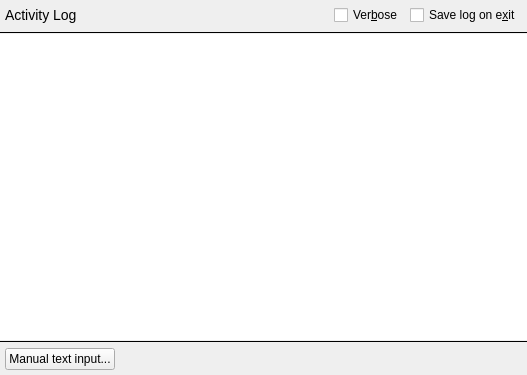
<?xml version="1.0" encoding="UTF-8"?>
<ui version="4.0">
 <class>LogsBase</class>
 <widget class="QWidget" name="LogsBase">
  <property name="geometry">
   <rect>
    <x>0</x>
    <y>0</y>
    <width>527</width>
    <height>375</height>
   </rect>
  </property>
  <layout class="QGridLayout">
   <property name="margin">
    <number>0</number>
   </property>
   <property name="spacing">
    <number>0</number>
   </property>
   <item row="0" column="0">
    <layout class="QGridLayout">
     <property name="margin">
      <number>5</number>
     </property>
     <item row="0" column="1">
      <spacer name="spacer14_2">
       <property name="orientation">
        <enum>Qt::Horizontal</enum>
       </property>
       <property name="sizeType">
        <enum>QSizePolicy::Expanding</enum>
       </property>
       <property name="sizeHint" stdset="0">
        <size>
         <width>66</width>
         <height>21</height>
        </size>
       </property>
      </spacer>
     </item>
     <item row="0" column="3">
      <widget class="QCheckBox" name="verboseLog">
       <property name="text">
        <string>Ver&amp;bose</string>
       </property>
       <property name="checked">
        <bool>false</bool>
       </property>
      </widget>
     </item>
     <item row="0" column="4">
      <widget class="QCheckBox" name="saveLog">
       <property name="text">
        <string>Save log on e&amp;xit</string>
       </property>
       <property name="checked">
        <bool>false</bool>
       </property>
      </widget>
     </item>
     <item row="0" column="0">
      <widget class="QLabel" name="textLabel1">
       <property name="minimumSize">
        <size>
         <width>200</width>
         <height>0</height>
        </size>
       </property>
       <property name="text">
        <string>&lt;font size=&quot;+1&quot;&gt;Activity Log&lt;/font&gt;</string>
       </property>
       <property name="alignment">
        <set>Qt::AlignVCenter</set>
       </property>
       <property name="wordWrap">
        <bool>false</bool>
       </property>
       <property name="margin">
        <number>0</number>
       </property>
      </widget>
     </item>
    </layout>
   </item>
   <item row="3" column="0">
    <widget class="Line" name="line1_2">
     <property name="frameShape">
      <enum>QFrame::HLine</enum>
     </property>
     <property name="frameShadow">
      <enum>QFrame::Plain</enum>
     </property>
     <property name="lineWidth">
      <number>1</number>
     </property>
    </widget>
   </item>
   <item row="4" column="0">
    <layout class="QGridLayout">
     <property name="margin">
      <number>5</number>
     </property>
     <item row="0" column="0">
      <widget class="QPushButton" name="pbEnter">
       <property name="text">
        <string>Manual text input...</string>
       </property>
       <property name="shortcut">
        <string/>
       </property>
      </widget>
     </item>
     <item row="0" column="1">
      <spacer name="spacer2">
       <property name="orientation">
        <enum>Qt::Horizontal</enum>
       </property>
       <property name="sizeType">
        <enum>QSizePolicy::Expanding</enum>
       </property>
       <property name="sizeHint" stdset="0">
        <size>
         <width>221</width>
         <height>21</height>
        </size>
       </property>
      </spacer>
     </item>
    </layout>
   </item>
   <item row="1" column="0">
    <widget class="Line" name="line1">
     <property name="frameShape">
      <enum>QFrame::HLine</enum>
     </property>
     <property name="frameShadow">
      <enum>QFrame::Plain</enum>
     </property>
     <property name="lineWidth">
      <number>1</number>
     </property>
    </widget>
   </item>
   <item row="2" column="0">
    <widget class="QTextBrowser" name="logBrowser">
     <property name="sizePolicy">
      <sizepolicy hsizetype="MinimumExpanding" vsizetype="MinimumExpanding">
       <horstretch>0</horstretch>
       <verstretch>0</verstretch>
      </sizepolicy>
     </property>
     <property name="frameShape">
      <enum>QFrame::NoFrame</enum>
     </property>
     <property name="margin" stdset="0">
      <number>0</number>
     </property>
    </widget>
   </item>
  </layout>
 </widget>
 <layoutdefault spacing="6" margin="11"/>
 <customwidgets>
  <customwidget>
   <class>QTextBrowser</class>
   <extends>QTextBrowser</extends>
   <header>ktextbrowser.h</header>
  </customwidget>
 </customwidgets>
 <includes>
  <include location="local">ktextbrowser.h</include>
 </includes>
 <resources/>
 <connections/>
</ui>
